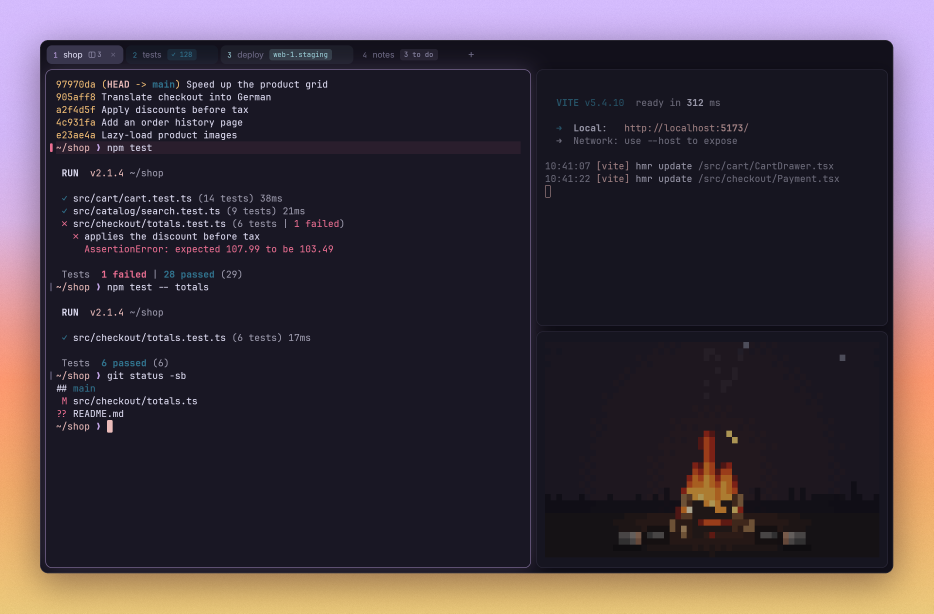
#> input picture assets/screenshot.png, 2800 x 1840 px (shown at 1/3 size)
$ python -i screenshots.py   (imports and definitions only)
#> lines starting #> are read from the running program, lines starting #| are printed output that depends on the picture
#> further down, picture is the input picture: PIL image 2800x1840 RGB; mean R, G, B 66.4, 55.7, 64.7
#!/usr/bin/env python3
"""Take Lumen's product screenshots, the same way every time.

Lumen runs on a virtual X display (Xvfb) at twice the usual pixel density,
with a demo home folder: a clean prompt, a small web shop project with a git
history, and stand-ins for `npm` so test runs and the dev server print the
same thing on every run. Each scene starts a fresh Lumen, lays out its tabs
and panes with `lumen msg`, presses keys where a scene needs the palette or
a plugin, and saves the window as a PNG.

    scripts/screenshots.py                 every scene
    scripts/screenshots.py palette find    just these
    scripts/screenshots.py --list          what there is

The main shot goes to assets/screenshot.png and the rest to
assets/screenshots/. Nothing outside a temporary folder is touched: your own
config, session and running Lumen windows are left alone.

Needs Linux with Xvfb, ImageMagick (`import`), python3-xlib, python3-pil and
Mesa's lavapipe Vulkan driver (mesa-vulkan-drivers), and a release build:
`cargo build --release`.
"""

import argparse
import json
import os
import random
import shutil
import subprocess
import sys
import tempfile
import time
import tomllib
from pathlib import Path

from PIL import Image, ImageChops, ImageDraw, ImageFilter
from Xlib import X, XK, display as xdisplay
from Xlib.ext import xtest

ROOT = Path(__file__).resolve().parent.parent
LUMEN = ROOT / "target" / "release" / "lumen"
OUT = ROOT / "assets" / "screenshots"
LAVAPIPE = "/usr/share/vulkan/icd.d/lvp_icd.json"
SCALE = 2

# Window sizes in logical pixels. The main shot shows a whole workspace; the
# feature shots are close-ups: a small window, so the feature fills it and
# its text stays big when the image is shown small.
MAIN = (1280, 800)
FEATURE = (760, 475)


# ---- the demo home folder ----------------------------------------------------

BASHRC = r"""
export PATH="$HOME/bin:$PATH"
export HISTFILE=/dev/null
export GIT_PAGER=cat PAGER=cat
# The theme's own cyan and magenta, so the prompt suits light themes too.
PS1='\[\e[36m\]\w\[\e[0m\] \[\e[35m\]❯\[\e[0m\] '
alias ls='ls --color=auto'
"""

# A stand-in for npm: the same output on every run. `npm test` fails one test
# (so the prompt beside it gets Lumen's red mark), `npm test -- cart` passes,
# and `npm run dev` prints a dev server's banner and keeps running.
NPM = r"""#!/bin/sh
dim='\033[2m'; red='\033[31m'; green='\033[32m'; bold='\033[1m'; cyan='\033[36m'; off='\033[0m'
case "$*" in
  "run dev")
    printf "\n  ${green}${bold}VITE${off} ${green}v5.4.10${off}  ${dim}ready in${off} ${bold}312${off} ${dim}ms${off}\n\n"
    printf "  ${green}➜${off}  ${bold}Local${off}:   ${cyan}http://localhost:${bold}5173${off}${cyan}/${off}\n"
    printf "  ${dim}➜  Network: use --host to expose${off}\n\n"
    printf "${dim}10:41:07${off} ${cyan}[vite]${off} hmr update ${dim}/src/cart/CartDrawer.tsx${off}\n"
    printf "${dim}10:41:22${off} ${cyan}[vite]${off} hmr update ${dim}/src/checkout/Payment.tsx${off}\n"
    exec sleep 100000 ;;
  "test")
    printf "\n ${bold}RUN${off}  ${cyan}v2.1.4${off} ${dim}~/shop${off}\n\n"
    printf " ${green}✓${off} src/cart/cart.test.ts ${dim}(14 tests)${off} ${dim}38ms${off}\n"
    printf " ${green}✓${off} src/catalog/search.test.ts ${dim}(9 tests)${off} ${dim}21ms${off}\n"
    printf " ${red}✗${off} src/checkout/totals.test.ts ${dim}(6 tests | ${off}${red}1 failed${off}${dim})${off}\n"
    printf "   ${red}✗${off} applies the discount before tax\n"
    printf "     ${red}AssertionError: expected 107.99 to be 103.49${off}\n\n"
    printf " ${dim}Tests${off}  ${red}${bold}1 failed${off} ${dim}|${off} ${green}${bold}28 passed${off} ${dim}(29)${off}\n"
    exit 1 ;;
  *)
    printf "\n ${bold}RUN${off}  ${cyan}v2.1.4${off} ${dim}~/shop${off}\n\n"
    printf " ${green}✓${off} src/checkout/totals.test.ts ${dim}(6 tests)${off} ${dim}17ms${off}\n\n"
    printf " ${dim}Tests${off}  ${green}${bold}6 passed${off} ${dim}(6)${off}\n"
    exit 0 ;;
esac
"""

COMMITS = [
    ("Add the cart drawer", "Grace", "src/cart/CartDrawer.tsx"),
    ("Search the catalog as you type", "Ada", "src/catalog/search.ts"),
    ("Show stock levels on product cards", "Linus", "src/catalog/ProductCard.tsx"),
    ("Keep the cart across reloads", "Grace", "src/cart/store.ts"),
    ("Add Apple Pay to checkout", "Ada", "src/checkout/Payment.tsx"),
    ("Round totals half to even", "Margaret", "src/checkout/totals.ts"),
    ("Fix the coupon field losing focus", "Linus", "src/checkout/Coupon.tsx"),
    ("Lazy-load product images", "Grace", "src/catalog/Image.tsx"),
    ("Add an order history page", "Margaret", "src/account/Orders.tsx"),
    ("Apply discounts before tax", "Ada", "src/checkout/totals.ts"),
    ("Translate checkout into German", "Linus", "src/i18n/de.json"),
    ("Speed up the product grid", "Grace", "src/catalog/Grid.tsx"),
]

TODOS = [
    {"text": "Ship the cart drawer", "done": True},
    {"text": "Fix the rounding test", "done": False},
    {"text": "Review the Apple Pay PR", "done": False},
    {"text": "Write the 2.4 notes", "done": False},
]


# [76 lines left out: functions make_demo, write_config, not called in this run]


# ---- driving Lumen ------------------------------------------------------------


class Lumen:
    """One Lumen on the virtual display: start it, script it, capture it."""

    # [106 lines left out: functions __init__, _find_window, msg, run, keys, type and 4 more, not called in this run]


# ---- framing ------------------------------------------------------------------
# Every shot is presented the same way: the window with rounded corners and a
# hairline edge, casting a soft shadow on a sunset gradient, with room around
# it. The gradient runs top to bottom from lavender (near Rosé Pine's iris)
# through rose and coral to sand, the colours of the campfire's embers.

SUNSET = [
    (0.00, (212, 187, 254)),  # lavender  #d4bbfe
    (0.22, (210, 182, 248)),
    (0.36, (218, 181, 231)),  # mauve     #dab5e7
    (0.46, (232, 166, 181)),  # rose      #e8a6b5
    (0.54, (243, 156, 142)),  # coral     #f39c8e
    (0.62, (255, 153, 112)),  # orange    #ff9970
    (0.80, (242, 172, 107)),
    (1.00, (235, 201, 123)),  # sand      #ebc97b
]


# Film grain over the gradient: each pixel is lightened or darkened by up to
# GRAIN levels, the same amount in every channel, so the colour holds and
# only the texture changes. The noise is seeded, so a rerun gives the same
# files.
GRAIN = 6


def grain(img: Image.Image) -> Image.Image:
    """`img` with a fine monochrome noise added."""
    w, h = img.size
#> w = 2800; h = 1840
    rng = random.Random(f"{w}x{h}")
    noise = Image.frombytes("L", (w, h), rng.randbytes(w * h))
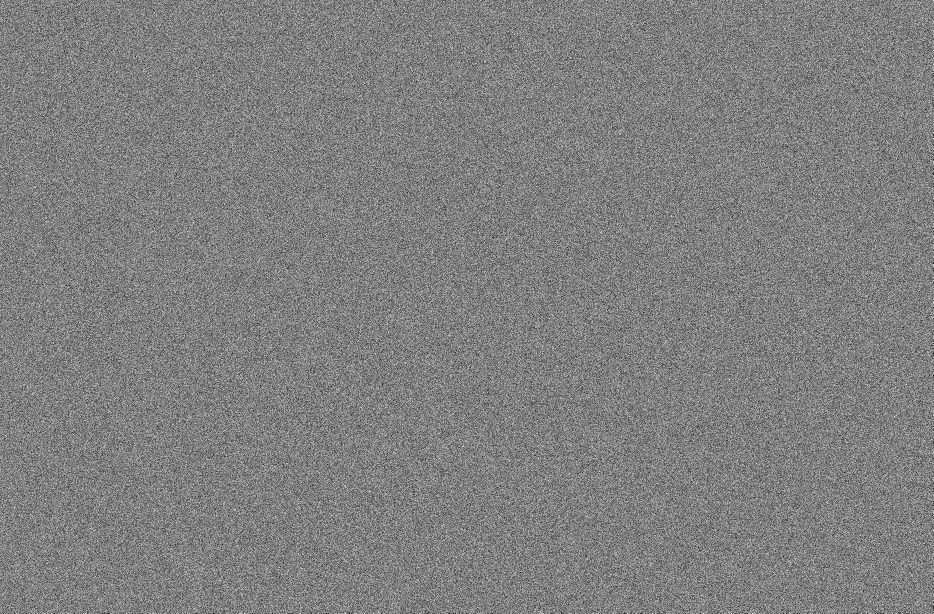
#> noise: PIL image 2800x1840 L (shown at 1/3 size); min 0, max 255, mean 127.5
    span = 2 * GRAIN + 1
    up = noise.point(lambda v: max(0, v * span // 256 - GRAIN))
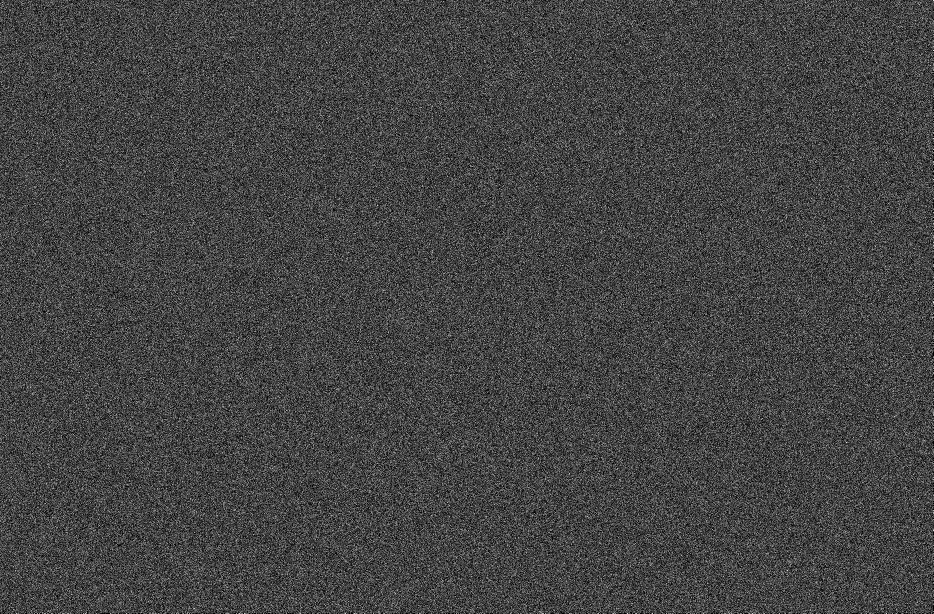
#> up: PIL image 2800x1840 L (shown at 1/3 size); min 0, max 6, mean 1.6; drawn with min black and max white
    down = noise.point(lambda v: max(0, GRAIN - v * span // 256))
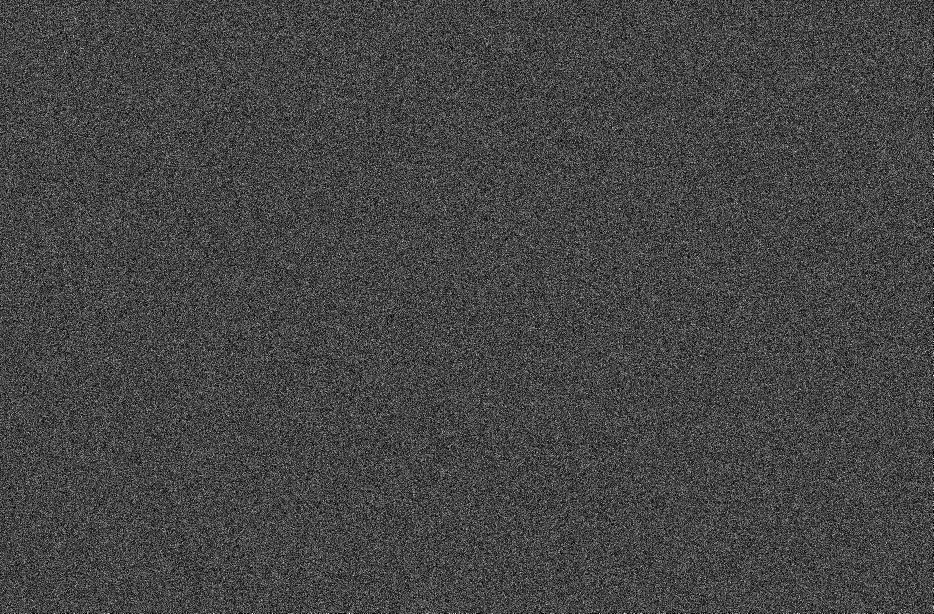
#> down: PIL image 2800x1840 L (shown at 1/3 size); min 0, max 6, mean 1.63; drawn with min black and max white
    rgb = img.convert("RGB")
    rgb = ImageChops.add(rgb, Image.merge("RGB", (up,) * 3))
    rgb = ImageChops.subtract(rgb, Image.merge("RGB", (down,) * 3))
    return rgb.convert(img.mode)


# [185 lines left out: functions backdrop, frame, shop_workspace, scene_main, scene_palette, scene_find and 8 more, not called in this run]


def scene_light(l, out):
    shop_workspace(l, campfire=False)
    l.shoot(out / "light.png", wait=1.5)


# Plugins a scene needs that aren't in this repository: scene -> (name, where
# its source is). Registry plugins are taken from a checkout beside this
# one, so no scene reaches the network; without it, the scene is skipped.
EXTRA_PLUGINS = {
    "pomodoro": ("pomodoro", Path(os.environ.get("LUMEN_POMODORO", ROOT.parent / "sn" / "lumen-pomodoro"))),
}


# [18 lines left out: function install_plugin, not called in this run]


# name -> (what it shows, window size, theme, scene)
SCENES = {
    "main": ("tabs with badges, split panes, test runs with a failed mark, a campfire", MAIN, "Rosé Pine", scene_main),
    "palette": ("the command palette", FEATURE, "Rosé Pine", scene_palette),
    "find": ("find in scrollback", FEATURE, "Rosé Pine", scene_find),
    "select": ("keyboard select mode", FEATURE, "Rosé Pine", scene_select),
    "themes": ("the theme picker, trying a theme on", FEATURE, "Rosé Pine", scene_themes),
    "tab-color": ("the tab colour picker", FEATURE, "Rosé Pine", scene_tab_color),
    "pomodoro": ("the Pomodoro Timer plugin, from the registry", FEATURE, "Rosé Pine", scene_pomodoro),
    "todo": ("a todo list in a plugin pane", (960, 600), "Rosé Pine", scene_todo),
    "gallery": ("the plugin manager", (960, 600), "Rosé Pine", scene_gallery),
    "watch": ("watch_pane.py, an example script", FEATURE, "Rosé Pine", scene_watch),
    "campfire": ("lumen campfire beside a shell", FEATURE, "Rosé Pine", scene_campfire),
    "light": ("the main layout in Rosé Pine Dawn, the light theme", MAIN, "Rosé Pine Dawn", scene_light),
}


# [63 lines left out: function main, not called in this run]


# [2 lines not run here, left out]

>>> from PIL import Image
>>> picture = Image.open('../assets/screenshot.png')
>>> result = grain(picture)
